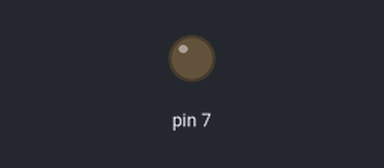
This sketch was run on a simulated Arduino Uno, built with avr-gcc and run on an emulated ATmega328P. On the bench: output pins drawn as LEDs (lit = HIGH). Dashed ring = blinking.

Above: at 0.5 s.
At 1.85 s:
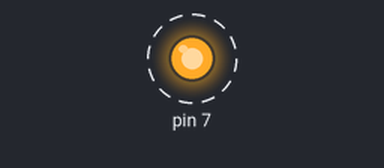
Timing chart, 0 to 3.0 s (numbered marks = the images above):
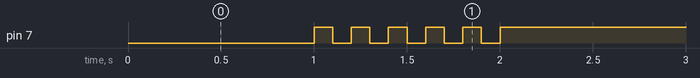

The sketch:

05_practice_2.ino
```cpp
unsigned int count, toggle;

void setup() {
  pinMode(7, OUTPUT);
  Serial.begin(115200); // Initialize serial port
  while(!Serial) {
    ; // wait for serial port to connect.
  }
  count = toggle = 0;
  digitalWrite(7, toggle); // turn off LED.
}

void loop() {
  count++;
  if (count <= 10){
    toggle = 0;
  }
  else if(10< count and count <= 20){
    toggle = toggle_state(toggle); // toggle LED value.
  }
  else{
    toggle = 1;
  }
  digitalWrite(7, toggle); // update LED status.
  delay(100); // wait for 100 milliseconds
}

int toggle_state(int toggle) {
  return 1 - toggle;
}
```

Measured:
- by itself, pin 7: alternates HIGH for 0.10 s and LOW for 0.10 s, 11 changes in all, then stays HIGH
